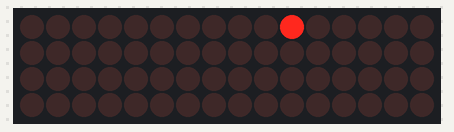
This sketch was run on a simulated Arduino Uno, built with avr-gcc and run on an emulated ATmega328P. On the bench: 16×4 LED matrix. Wiring (inferred from the names in the program): LED cube drawn one layer per row (orientation assumed): layers pin 2, pin 3, pin 4, pin 5; columns pin 6, pin 7, pin 8, pin 9, pin 10, pin 11, pin 12, pin 13, A0, A1, A2, A3, A4, A5, pin 0, pin 1.

Above: at 0.31 s.
At 0.88 s:
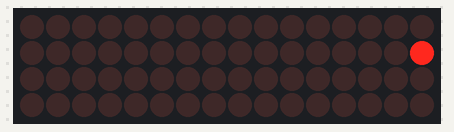
At 1.46 s:
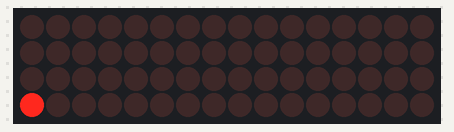
At 2.56 s:
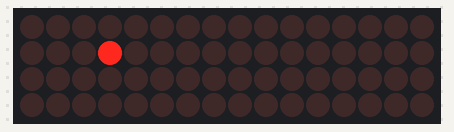
At 3.46 s:
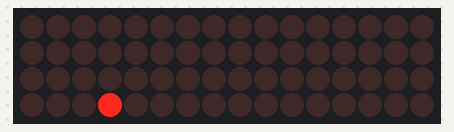
At 3.92 s:
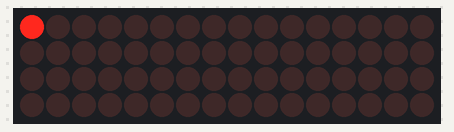

The sketch:

LED_Cube_Diagonal_Move_Sequential.ino
```cpp
// 4×4×4 LED Cube – diagonal Move Sequential
// == Pin Definitions ==
const int columnPins[16] = {
  6,  7,  8,  9,
  10, 11, 12, 13,
  A0, A1, A2, A3,
  A4, A5, 0,  1
};
const int layerPins[4] = { 2, 3, 4, 5 };  // NPN transistor bases

void setup() {
  // Columns OFF (anodes LOW)
  for (int c = 0; c < 16; c++) {
    pinMode(columnPins[c], OUTPUT);
    digitalWrite(columnPins[c], LOW);
  }
  // Layers OFF (transistors off = LOW)
  for (int l = 0; l < 4; l++) {
    pinMode(layerPins[l], OUTPUT);
    digitalWrite(layerPins[l], LOW);
  }
}

void loop() {
diagonalMoveSequential();
  delay(10);
}

// 🔄 Diagonal Move – One Side at a Time (Common‑Cathode w/ NPN Low‑Side)
//   – First completes the primary diagonal (0→5→10→15) across all layers,
//     then completes the secondary diagonal (3→6→9→12) across all layers.

void diagonalMoveSequential() {
  const int STEP_DELAY = 100;  // ms each LED stays lit
  const int LAYER_DELAY = 50;  // ms gap between layers
  const int SIDE_GAP    = 200; // ms gap between the two diagonal passes

  // Helper: clear all LEDs
  auto clearAll = [&]() {
    for (int c = 0; c < 16; c++)      digitalWrite(columnPins[c], LOW);
    for (int l = 0; l < 4;  l++)      digitalWrite(layerPins[l], LOW);
  };

  // 1) Primary diagonal pass (0,5,10,15)
  for (int layer = 0; layer < 4; layer++) {
    clearAll();
    digitalWrite(layerPins[layer], HIGH);
    for (int j = 0; j < 4; j++) {
      int idx = j * 4 + j;  // 0,5,10,15
      digitalWrite(columnPins[idx], HIGH);
      delay(STEP_DELAY);
      digitalWrite(columnPins[idx], LOW);
    }
    digitalWrite(layerPins[layer], LOW);
    delay(LAYER_DELAY);
  }

  // Small pause before second pass
  delay(SIDE_GAP);

  // 2) Secondary diagonal pass (3,6,9,12)
  for (int layer = 0; layer < 4; layer++) {
    clearAll();
    digitalWrite(layerPins[layer], HIGH);
    for (int j = 0; j < 4; j++) {
      int idx = j * 4 + (3 - j);  // 3,6,9,12
      digitalWrite(columnPins[idx], HIGH);
      delay(STEP_DELAY);
      digitalWrite(columnPins[idx], LOW);
    }
    digitalWrite(layerPins[layer], LOW);
    delay(LAYER_DELAY);
  }

  // Final clear
  clearAll();
}
```

Measured:
- by itself, everything shown: repeats every 3.8 s, in 33 steps
